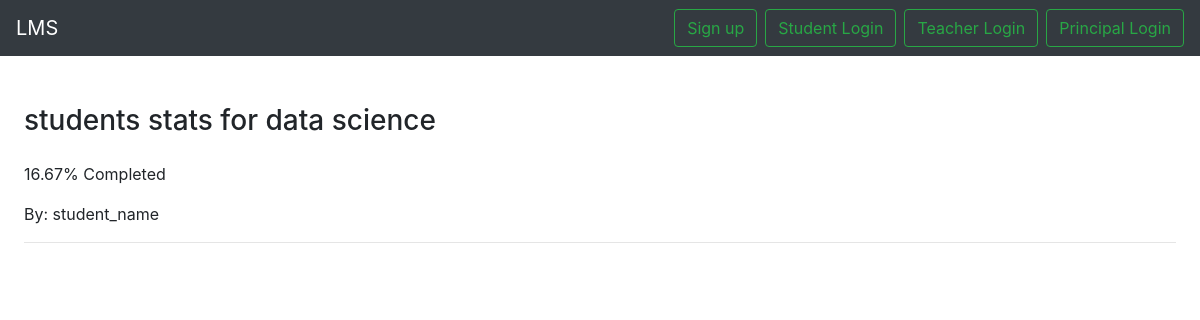
/course_stats/2/, run on the app's committed database.
### courses/models.py (models this page shows, shortened)
class course(models.Model):
    title = models.CharField(max_length=200)
    category = models.CharField(max_length=200)
    image = models.ImageField(upload_to='courseImg', null=True, blank=True)
    created_by = models.ForeignKey(User, on_delete=models.CASCADE, related_name='created_courses', null=True)

class mycourses(models.Model):
    user  = models.OneToOneField(User, on_delete=models.CASCADE, related_name='enrolledcourses')
    courses = models.ManyToManyField(course, related_name="mycourses", blank=True)

class myCourseUnit(models.Model):
    courseunit = models.ForeignKey(courseUnit, on_delete=models.CASCADE)
    user = models.ForeignKey(User, on_delete=models.CASCADE)
    coursetopics = models.ManyToManyField(mytopics, blank=True)
    course_assignments = models.ManyToManyField(myAssignment, blank=True)

class mytopics(models.Model):
    user = models.ForeignKey(User, on_delete=models.CASCADE)
    coursetopic  = models.ForeignKey(courseTopic, on_delete=models.CASCADE)
    documents = models.ManyToManyField(myFiles, blank=True)
    done = models.BooleanField(default=False)

### courses/views.py (the view)
# urls.py: path('course_stats/<courseid>/', views.course_stats, name='course-stats'),
def course_stats(request, courseid):
    Course = course.objects.get(id=courseid)
    my_courses = Course.mycourses
    return render(request, "course_stats.html", {'course': Course, 'my_courses': my_courses})

### templates/course_stats.html
{% extends 'base.html' %}
{% load custom_tags %}
{% block content %}
  <div class="m-4">
    <h3 class="mt-5 mb-4">students stats for {{course.title}}</h3>
    {% if my_courses %}
        {% for my_course in my_courses.all %}
            <div>
                <p>{{course.id|get_percentage:my_course.user.id }}% Completed</p>
                <p>By: {{my_course.user.username}}</p>
            </div>
            <hr />
        {% endfor %}
    {% else %}
            <h3>Nobody have completed this...</h3>
    {% endif %}
  </div>
{% endblock content %}

### data on the page
course: title "data science", id|get_percentage "16.67"
mycourses: user.username "student_name"
